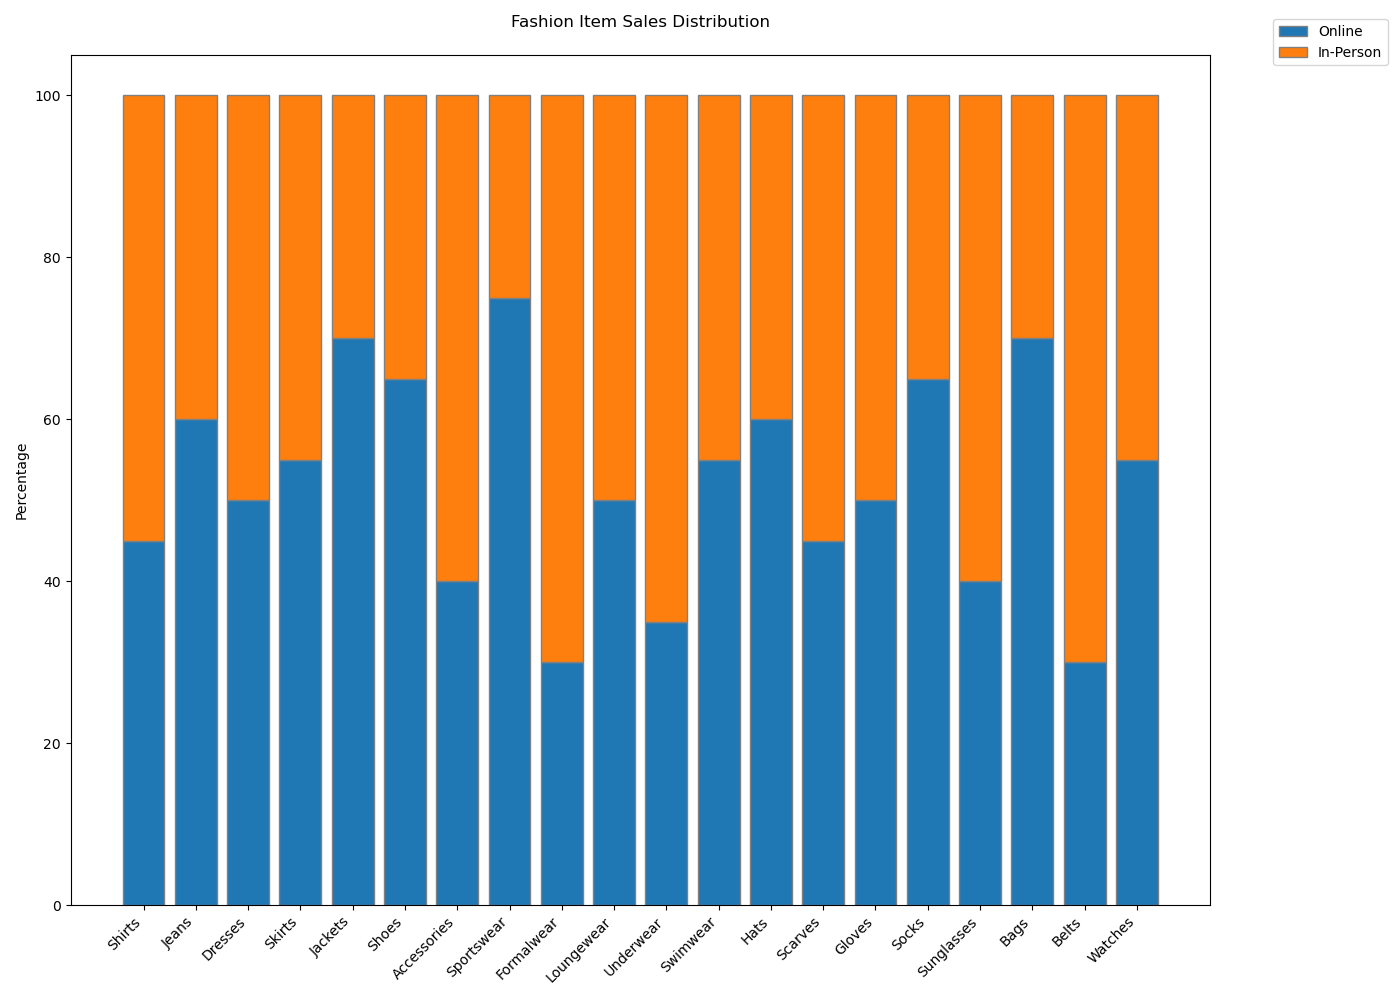

Python code for this plot:

import matplotlib.pyplot as plt
import numpy as np

categories = ['Shirts', 'Jeans', 'Dresses', 'Skirts', 'Jackets', 'Shoes', 'Accessories', 'Sportswear', 'Formalwear', 'Loungewear', 'Underwear', 'Swimwear', 'Hats', 'Scarves', 'Gloves', 'Socks', 'Sunglasses', 'Bags', 'Belts', 'Watches']
online = [45, 60, 50, 55, 70, 65, 40, 75, 30, 50, 35, 55, 60, 45, 50, 65, 40, 70, 30, 55]
in_person = [55, 40, 50, 45, 30, 35, 60, 25, 70, 50, 65, 45, 40, 55, 50, 35, 60, 30, 70, 45]

barWidth = 0.8
r = np.arange(len(categories))

fig, ax = plt.subplots(figsize=(14, 10))

ax.bar(r, online, color='#1f77b4', edgecolor='grey', width=barWidth, label='Online')
ax.bar(r, in_person, bottom=online, color='#ff7f0e', edgecolor='grey', width=barWidth, label='In-Person')

ax.set_ylabel('Percentage')
ax.set_title('Fashion Item Sales Distribution', pad=20)
ax.set_xticks(r)
ax.set_xticklabels(categories, rotation=45, ha='right')
ax.legend(loc='upper left', bbox_to_anchor=(1.05, 1.05))

plt.tight_layout()
plt.show()
